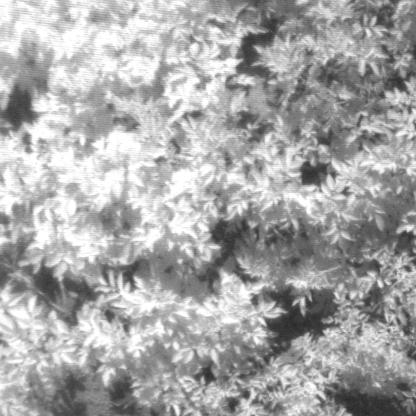
#> input picture nir_image.jpg, 416 x 416 px, found by its file name
$ python NDVI_from_sequoia.py
#> lines starting #> are read from the running program, lines starting #| are printed output that depends on the picture
import cv2
import numpy as np

nir_image = cv2.imread('./nir_image.jpg', cv2.IMREAD_GRAYSCALE)
#> nir_image is the input picture: shape (416, 416); min 38, max 255, mean 167.5
red_image = cv2.imread('./red_image.jpg', cv2.IMREAD_GRAYSCALE)
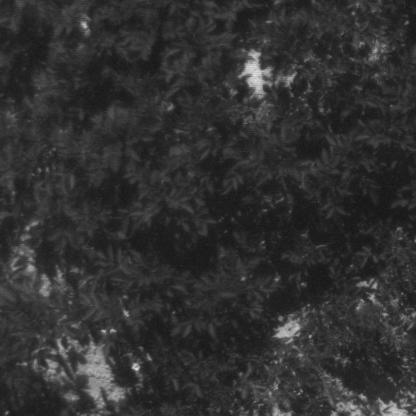
#> input picture red_image.jpg, 416 x 416 px, found by its file name
#> red_image is the input picture: shape (416, 416); min 19, max 229, mean 48.9

nir_image = nir_image.astype(np.float32)
red_image = red_image.astype(np.float32)

ndvi = (nir_image - red_image) / (nir_image + red_image + 1e-10)
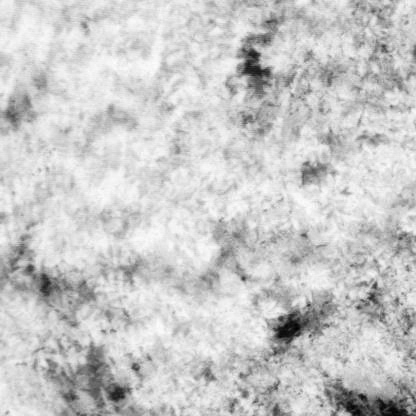
#> ndvi: shape (416, 416) float32; min -0.612, max 0.833, mean 0.528; drawn with min black and max white

ndvi_normalized = cv2.normalize(ndvi, None, 0, 1, cv2.NORM_MINMAX)

colored_ndvi = cv2.applyColorMap((ndvi_normalized * 255).astype(np.uint8), cv2.COLORMAP_JET)
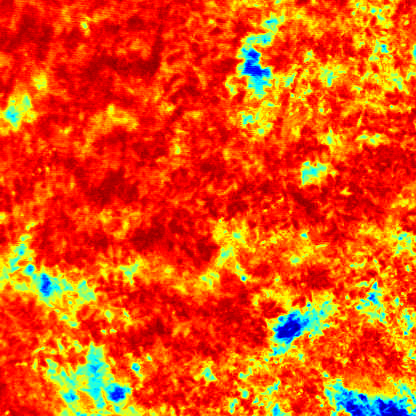
#> colored_ndvi: shape (416, 416, 3); mean B, G, R 13.2, 80.6, 232.6

cv2.imshow('NDVI Image', colored_ndvi)
cv2.imwrite('ndvi_image_from_sequoia.png', colored_ndvi)
cv2.waitKey(0)
cv2.destroyAllWindows()
